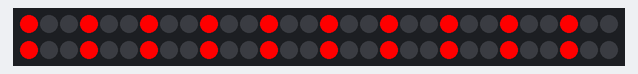
Bench run of a sketch on a simulated Arduino Uno, built with avr-gcc and run on an emulated ATmega328P. Shown: 60 RGB LEDs in strip order, left to right, continuing on the next row.

Above: at 0.01 s.
At 47.3 s:
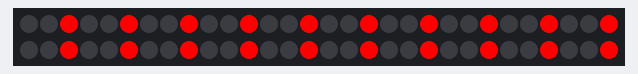

The sketch:

TheatreChase.ino
```cpp
#include "FastLED.h"
#define NUM_LEDS 60
CRGB leds[NUM_LEDS];
#define PIN 6

void setup()
{
  FastLED.addLeds<WS2811, PIN, GRB>(leds, NUM_LEDS).setCorrection( TypicalLEDStrip );
}

// *** REPLACE FROM HERE ***
void loop() {
  theaterChase(0xff,0,0,50);
}

void theaterChase(byte red, byte green, byte blue, int SpeedDelay) {
  for (int j=0; j<10; j++) {  //do 10 cycles of chasing
    for (int q=0; q < 3; q++) {
      for (int i=0; i < NUM_LEDS; i=i+3) {
        setPixel(i+q, red, green, blue);    //turn every third pixel on
      }
      showStrip();

      delay(SpeedDelay);

      for (int i=0; i < NUM_LEDS; i=i+3) {
        setPixel(i+q, 0,0,0);        //turn every third pixel off
      }
    }
  }
}
// *** REPLACE TO HERE ***

void showStrip() {
 #ifdef ADAFRUIT_NEOPIXEL_H
   // NeoPixel
   strip.show();
 #endif
 #ifndef ADAFRUIT_NEOPIXEL_H
   // FastLED
   FastLED.show();
 #endif
}

void setPixel(int Pixel, byte red, byte green, byte blue) {
 #ifdef ADAFRUIT_NEOPIXEL_H
   // NeoPixel
   strip.setPixelColor(Pixel, strip.Color(red, green, blue));
 #endif
 #ifndef ADAFRUIT_NEOPIXEL_H
   // FastLED
   leds[Pixel].r = red;
   leds[Pixel].g = green;
   leds[Pixel].b = blue;
 #endif
}

void setAll(byte red, byte green, byte blue) {
  for(int i = 0; i < NUM_LEDS; i++ ) {
    setPixel(i, red, green, blue);
  }
  showStrip();
}
```
